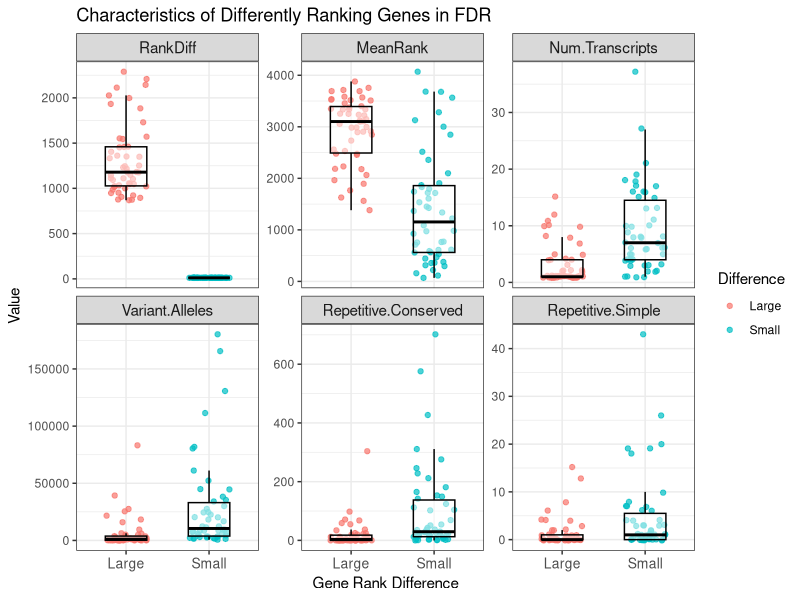
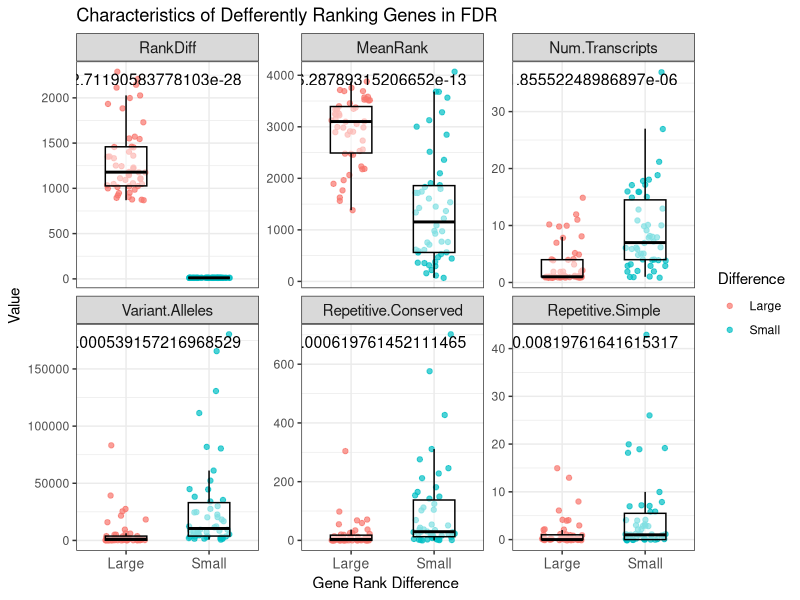

R code for these plots, in order:
## ---- chunk 1
knitr::opts_chunk$set(
    warning=FALSE,
    message=FALSE
    )
## ---- chunk 2
library(data.table)
library(tidyverse)
library(rmarkdown)
library(ggplot2)
## ---- chunk 3

# Import data
rankdiff <- fread("h_FDR_RankDiff.csv")[, -1]


# Explore the data structure
dim(rankdiff)
head(rankdiff)

# Assign ranking category:
# e.g. log2FoldChange, FDR, etc
Ranking.Category <- "FDR"

# Subset top/bottom 50 rankdiff genes and add a column assigning difference size
(large.rankdiff <- head(rankdiff, 50)[, Difference := "Large"])
(small.rankdiff <- tail(rankdiff, 50)[, Difference := "Small"])

# Combine the two data frames
total.rankdiff <- rbind(large.rankdiff, small.rankdiff) 

# Explore the data frame
dim(total.rankdiff)
head(total.rankdiff)


# Convert ranking difference to absolute values
total.rankdiff <- mutate(total.rankdiff, RankDiff=abs(RankDiff))

# Rename columns 
(col.original <- colnames(total.rankdiff))
(col.new <- c(col.original[1:10], 
             "Num.Transcripts",
             col.original[12], 
             "Gene.Name",
             "Somatic.Racomb.before.Transcript",
             "Variant.Alleles",
             "Repetitive.Conserved",
             "Repetitive.Simple", 
             col.original[18]))

names(total.rankdiff) <- col.new

# Check out the data frame after renaming
head(total.rankdiff)

# Clean the data frame for effective plotting 
cleaned.rankdiff <- gather(total.rankdiff, 
                           Variable, 
                           Number, 
                           RankDiff, 
                           MeanRank, 
                           Num.Transcripts,
                           Variant.Alleles,
                           Repetitive.Conserved,
                           Repetitive.Simple) 

Var <- unique(cleaned.rankdiff$Variable)
cleaned.rankdiff$Variable <- factor(cleaned.rankdiff$Variable, levels=Var) 

# Check out the cleaned data frame
head(cleaned.rankdiff)
## ---- chunk 4

ggplot(cleaned.rankdiff, 
       aes(x=Difference, 
           y=abs(Number),
           color=Difference)) + 
geom_jitter(width=0.25, alpha=0.7) + 
    geom_boxplot(alpha=0.5, outlier.shape=NA, color="black", width=0.5) + 
    facet_wrap(~ Variable, scales="free_y") +
    theme_bw() + 
    theme(strip.text.x=element_text(size=11),
          axis.text.x=element_text(size=10)) + 
    ggtitle(paste("Characteristics of Differently Ranking Genes in", 
                  Ranking.Category)) +
    xlab("Gene Rank Difference") + 
    ylab("Value")
## ---- chunk 5

# Set a function to perform t-test 
ttest.fn <- function(response.variable) {

    t.test(response.variable ~ Difference, data=total.rankdiff)$p.value

}

# Set a function storing p-values by variable
vec.fn <- function(pv) {c(pv, rep("", 99))}

# Create a vector storing p-values
pval.vec <- c(vec.fn(ttest.fn(total.rankdiff$RankDiff)), 
              vec.fn(ttest.fn(total.rankdiff$MeanRank)),
              vec.fn(ttest.fn(total.rankdiff$Num.Transcripts)),
              vec.fn(ttest.fn(total.rankdiff$Variant.Alleles)),
              vec.fn(ttest.fn(total.rankdiff$Repetitive.Conserved)),
              vec.fn(ttest.fn(total.rankdiff$Repetitive.Simple)))

# Add a column having calculated p-values 
cl.rankdiff <- cbind(cleaned.rankdiff,
                     P.Val=pval.vec)


# Print the modified data frame
head(cl.rankdiff)

## ---- chunk 6

ggplot(cl.rankdiff, 
       aes(x=Difference, 
           y=abs(Number),
           color=Difference)) + 
geom_jitter(width=0.25, alpha=0.7) + 
    geom_boxplot(alpha=0.5, outlier.shape=NA, color="black", width=0.5) + 
    facet_wrap(~ Variable, scales="free_y") +
    theme_bw() + 
    theme(strip.text.x=element_text(size=11),
          axis.text.x=element_text(size=10)) + 
    ggtitle(paste("Characteristics of Defferently Ranking Genes in", 
                  Ranking.Category)) +
    xlab("Gene Rank Difference") + 
    ylab("Value") + 

    # Add p-values
    geom_text(data=cl.rankdiff, 
              mapping=aes(x=Inf, y=Inf, label=P.Val), 
              vjust=2, hjust=1.1, color="black", size=4) 

## ---- chunk 7

sessionInfo()
